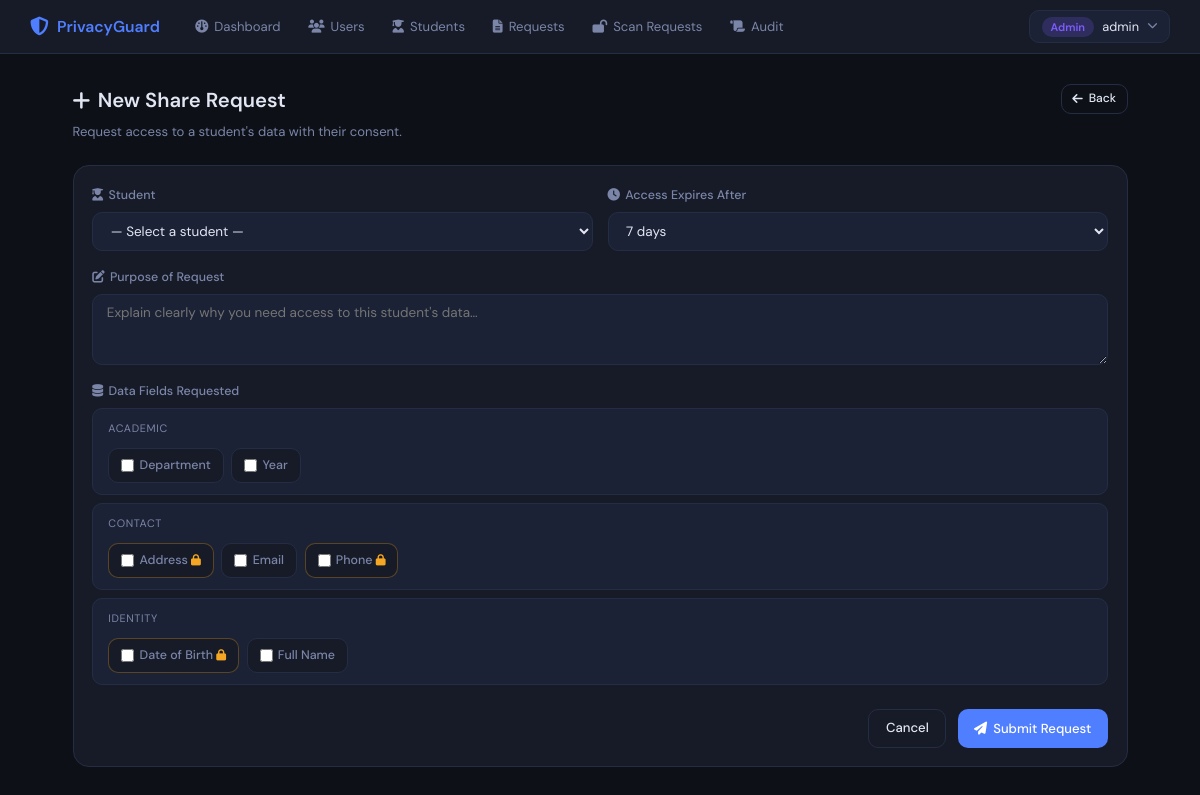
The page /share/request (signed in) on the database its author committed.
### models.py (models this page shows)
class DataField(db.Model):
    __tablename__ = 'data_field'
    id           = db.Column(db.Integer, primary_key=True)
    field_name   = db.Column(db.String(80), unique=True, nullable=False)
    category     = db.Column(db.String(40))
    description  = db.Column(db.String(200))
    is_sensitive = db.Column(db.Boolean, default=False)
    request_fields = db.relationship('ShareRequestField', back_populates='field', lazy='dynamic')

### routes/share.py (the view, shortened to what this page needs)
@share_bp.route('/request', methods=['GET', 'POST'])
@login_required
def create_request():
    students = Student.query.order_by(Student.name).all()
    fields   = DataField.query.order_by(DataField.category, DataField.field_name).all()
    return render_template('share/create_request.html',
                           students=students, fields=fields)

### routes/share.py (called while the page is built)
def login_required(f):
    @wraps(f)
    def decorated(*args, **kwargs):
        if not session.get('user_id'):
            flash('Please log in first.', 'warning')
            return redirect(url_for('auth.login'))
        return f(*args, **kwargs)
    return decorated

### templates/share/create_request.html (shortened to what this page needs)
{% extends "base.html" %}
{% block content %}
<div class="page-header">
  <div>
    <h2><i class="fa fa-plus"></i> New Share Request</h2>
    <p class="text-muted">Request access to a student's data with their consent.</p>
  </div>
  <a href="{{ url_for('share.dashboard') }}" class="btn btn-outline btn-sm">
    <i class="fa fa-arrow-left"></i> Back
  </a>
</div>
<div class="card">
  <div class="card-body">
    <form method="POST" action="{{ url_for('share.create_request') }}" class="form">
      <div class="form-row">
        <div class="form-group">
          <label for="student_id"><i class="fa fa-user-graduate"></i> Student</label>
          <select id="student_id" name="student_id" class="form-input" required>
            <option value="">— Select a student —</option>
          </select>
        </div>
        <div class="form-group">
          <label for="expire_days"><i class="fa fa-clock"></i> Access Expires After</label>
          <select id="expire_days" name="expire_days" class="form-input">
            <option value="7" selected>7 days</option>
          </select>
        </div>
      </div>
      <div class="form-group">
        <label for="purpose"><i class="fa fa-pen-to-square"></i> Purpose of Request</label>
        <textarea id="purpose" name="purpose" class="form-input" rows="3"
                  placeholder="Explain clearly why you need access to this student's data…" required></textarea>
      </div>
      <div class="form-group">
        <label><i class="fa fa-database"></i> Data Fields Requested</label>
        <div class="field-grid">
          {% set cat = namespace(current='') %}
          {% for field in fields %}
            {% if field.category != cat.current %}
              {% if not loop.first %}</div>{% endif %}
              {% set cat.current = field.category %}
              <div class="field-category">
              <span class="category-label">{{ field.category }}</span>
            {% endif %}
            <label class="field-checkbox {% if field.is_sensitive %}sensitive-field{% endif %}">
              <input type="checkbox" name="field_ids" value="{{ field.id }}" />
              <span>
                {{ field.field_name }}
                {% if field.is_sensitive %}<i class="fa fa-lock" title="Sensitive"></i>{% endif %}
              </span>
            </label>
          {% endfor %}
          </div>
        </div>
      </div>
      <div class="form-actions">
        <a href="{{ url_for('share.dashboard') }}" class="btn btn-outline">Cancel</a>
        <button type="submit" class="btn btn-primary">
          <i class="fa fa-paper-plane"></i> Submit Request
        </button>
      </div>
    </form>
  </div>
</div>
{% endblock %}

### templates/base.html (shortened to what this page needs)
<!DOCTYPE html>
<html lang="en">
<head>
  <link rel="stylesheet" href="{{ url_for('static', filename='css/style.css') }}" />
  <link rel="stylesheet" href="https://cdnjs.cloudflare.com/ajax/libs/font-awesome/6.5.0/css/all.min.css" />
</head>
<body>
{% if session.user_id %}
<nav class="navbar">
  <div class="nav-brand">
    <i class="fa-solid fa-shield-halved"></i><span>PrivacyGuard</span>
  </div>
  <ul class="nav-links">
    {% if session.role == 'admin' %}
      <li><a href="{{ url_for('admin.dashboard') }}"><i class="fa fa-gauge"></i> Dashboard</a></li>
      <li><a href="{{ url_for('admin.users') }}"><i class="fa fa-users"></i> Users</a></li>
      <li><a href="{{ url_for('admin.students') }}"><i class="fa fa-user-graduate"></i> Students</a></li>
      <li><a href="{{ url_for('admin.requests') }}"><i class="fa fa-file-lines"></i> Requests</a></li>
      <li><a href="{{ url_for('admin.scan_requests') }}"><i class="fa fa-lock-open"></i> Scan Requests</a></li>
      <li><a href="{{ url_for('admin.audit') }}"><i class="fa fa-scroll"></i> Audit</a></li>
    {% else %}
      <li><a href="{{ url_for('share.dashboard') }}"><i class="fa fa-gauge"></i> Dashboard</a></li>
      <li><a href="{{ url_for('share.create_request') }}"><i class="fa fa-plus"></i> New Request</a></li>
    {% endif %}
  </ul>
  <div class="nav-user">
    <div class="user-switcher" id="userSwitcher">
      <button class="switcher-btn" onclick="toggleSwitcher()">
        <span class="badge badge-{{ session.role }}">{{ session.role }}</span>
        <span class="switcher-name">{{ session.username }}</span>
        <i class="fa fa-chevron-down switcher-icon" id="switcherIcon"></i>
      </button>
    </div>
  </div>
</nav>
{% endif %}
<main class="main-content {% if not session.user_id %}centered{% endif %}">
  {% block content %}{% endblock %}
</main>
</body>
</html>

### rows shown on the page
DataField: category "ACADEMIC", field_name "Department"
DataField: field_name "Year"
DataField: category "CONTACT", field_name "Address", is_sensitive True (drawn)
DataField: field_name "Email"
DataField: field_name "Phone", is_sensitive True (drawn)
DataField: category "IDENTITY", field_name "Date of Birth", is_sensitive True (drawn)
DataField: field_name "Full Name"

### other values the page prints
{{ session.role }} "Admin"
{{ session.username }} "admin"
